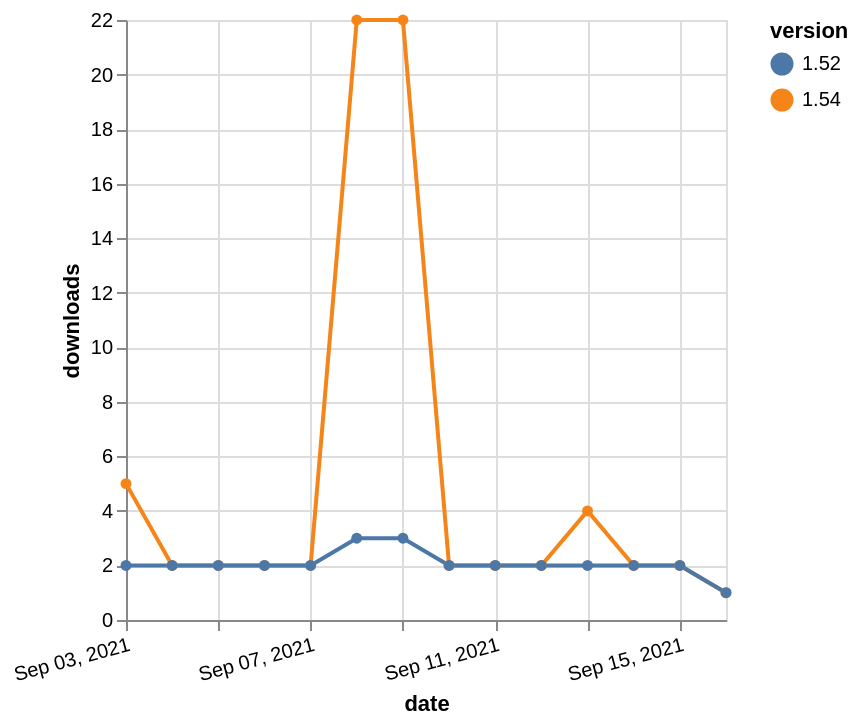

Express this chart as Vega-Lite.
### Vega-Lite specification from a JSON file in a GitHub repository (floating-point values rounded to 4 significant figures)
{"$schema": "https://vega.github.io/schema/vega-lite/v5.json", "description": "A simple bar chart with embedded data.", "data": {"values": [{"date": "2021-09-03", "total": 5303, "delta": 5, "version": "1.54"}, {"date": "2021-09-04", "total": 5305, "delta": 2, "version": "1.54"}, {"date": "2021-09-05", "total": 5307, "delta": 2, "version": "1.54"}, {"date": "2021-09-06", "total": 5309, "delta": 2, "version": "1.54"}, {"date": "2021-09-07", "total": 5311, "delta": 2, "version": "1.54"}, {"date": "2021-09-08", "total": 5333, "delta": 22, "version": "1.54"}, {"date": "2021-09-09", "total": 5355, "delta": 22, "version": "1.54"}, {"date": "2021-09-10", "total": 5357, "delta": 2, "version": "1.54"}, {"date": "2021-09-11", "total": 5359, "delta": 2, "version": "1.54"}, {"date": "2021-09-12", "total": 5361, "delta": 2, "version": "1.54"}, {"date": "2021-09-13", "total": 5365, "delta": 4, "version": "1.54"}, {"date": "2021-09-14", "total": 5367, "delta": 2, "version": "1.54"}, {"date": "2021-09-15", "total": 5369, "delta": 2, "version": "1.54"}, {"date": "2021-09-16", "total": 5370, "delta": 1, "version": "1.54"}, {"date": "2021-09-03", "total": 3114, "delta": 2, "version": "1.52"}, {"date": "2021-09-04", "total": 3116, "delta": 2, "version": "1.52"}, {"date": "2021-09-05", "total": 3118, "delta": 2, "version": "1.52"}, {"date": "2021-09-06", "total": 3120, "delta": 2, "version": "1.52"}, {"date": "2021-09-07", "total": 3122, "delta": 2, "version": "1.52"}, {"date": "2021-09-08", "total": 3125, "delta": 3, "version": "1.52"}, {"date": "2021-09-09", "total": 3128, "delta": 3, "version": "1.52"}, {"date": "2021-09-10", "total": 3130, "delta": 2, "version": "1.52"}, {"date": "2021-09-11", "total": 3132, "delta": 2, "version": "1.52"}, {"date": "2021-09-12", "total": 3134, "delta": 2, "version": "1.52"}, {"date": "2021-09-13", "total": 3136, "delta": 2, "version": "1.52"}, {"date": "2021-09-14", "total": 3138, "delta": 2, "version": "1.52"}, {"date": "2021-09-15", "total": 3140, "delta": 2, "version": "1.52"}, {"date": "2021-09-16", "total": 3141, "delta": 1, "version": "1.52"}]}, "width": "container", "mark": {"type": "line", "point": {"filled": true}}, "encoding": {"x": {"field": "date", "type": "temporal", "timeUnit": "yearmonthdate", "title": "date", "axis": {"labelAngle": -15}}, "y": {"field": "delta", "type": "quantitative", "title": "downloads"}, "color": {"field": "version", "type": "nominal"}, "tooltip": {"field": "delta"}}}
